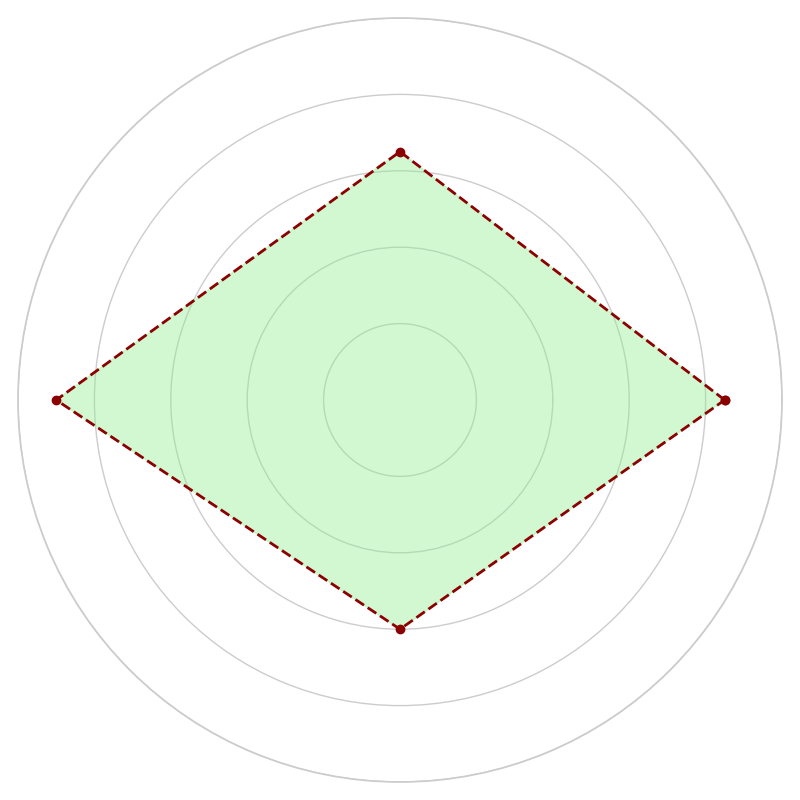

Recreate this plot in Python.
import numpy as np
import matplotlib.pyplot as plt

categories = ['Renewable Energy', 'Biodiversity', 'Water Conservation', 'Green Transportation']
values = np.array([85, 65, 90, 60])
values = np.concatenate((values, [values[0]]))

angles = np.linspace(0, 2 * np.pi, len(categories), endpoint=False).tolist()
angles += angles[:1]

fig, ax = plt.subplots(figsize=(8, 8), subplot_kw=dict(polar=True))

# Randomly altering stylistic elements
fill_color = 'lightgreen'
line_style = '--'
marker_shape = 'o'
line_color = 'darkred'
legend_location = 'lower left'
grid_option = True

ax.fill(angles, values, color=fill_color, alpha=0.4)
ax.plot(angles, values, line_style + marker_shape, color=line_color, linewidth=2)

ax.set_yticklabels([])
ax.set_xticks([])  # Remove the tick marks as textual elements are not needed
ax.set_yticklabels([])  # Remove y-axis labels
ax.set_ylim(0, 100)

# Remove the title as it is a textual element
# plt.title("EcoVision: Sustainability Index 2040\nPerformance of EcoNation",
#           size=16, color='darkblue', weight='bold', pad=20)

# Remove the legend as it contains text
# ax.legend(['Performance Score'], loc=legend_location, fontsize='medium', frameon=True)

if grid_option:
    ax.grid(True)

plt.tight_layout()
plt.show()
